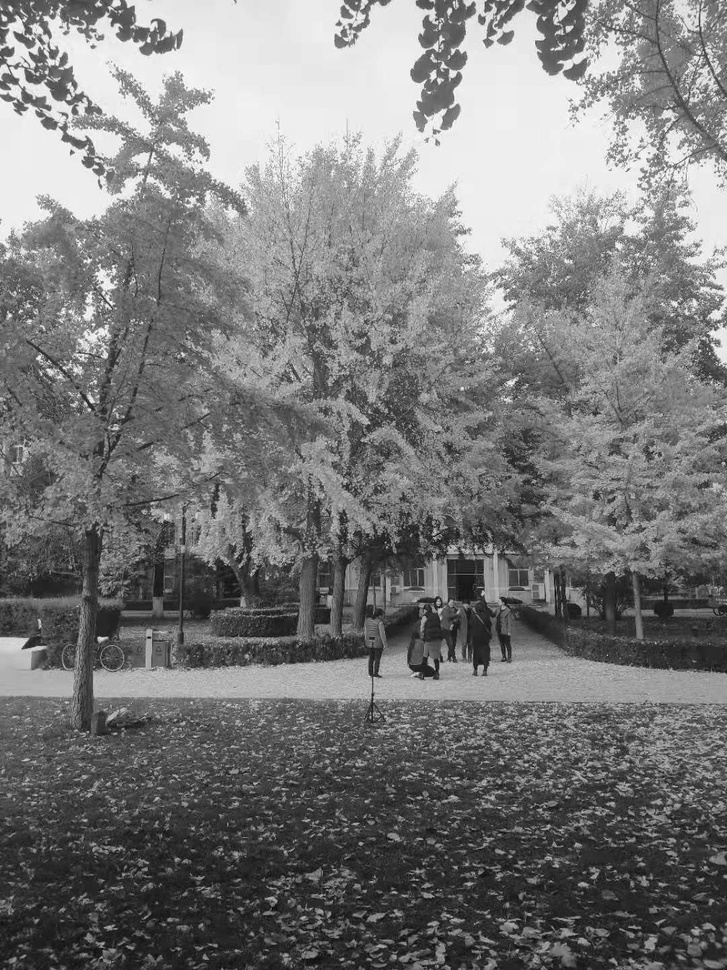
#> input picture images/WechatIMG1.jpeg, 727 x 970 px, shrunk from 1080 x 1440 before the run
$ python '09图像直方图.py'
#> lines starting #> are read from the running program, lines starting #| are printed output that depends on the picture
#> further down, src is the input picture: shape (970, 727, 3); min 6, max 255, mean 121.6
import cv2 as cv
import numpy as np
from matplotlib import pyplot as plt
import path_const

def plot_demo(image):
    plt.hist(image.ravel(), 256, [0,256])
    plt.show()
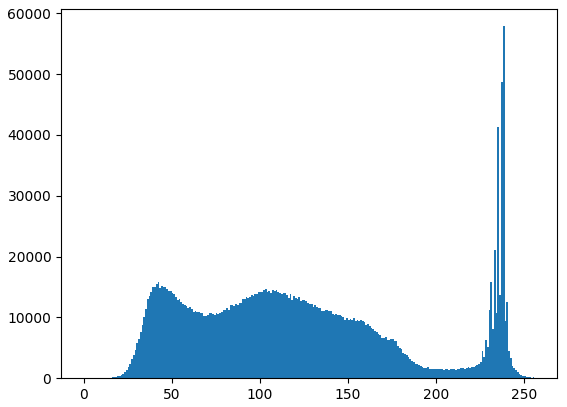
#> figure drawn by matplotlib, 1 panel; tallest bar 57873 high, from x = 238 to 239

def image_demo(image):
    color = ('blue','green','red')
    for i,color in enumerate(color):
        hist = cv.calcHist([image], [i], None, [256], [0,256])
        plt.plot(hist,color=color)
        plt.xlim([0,256])
    plt.show()
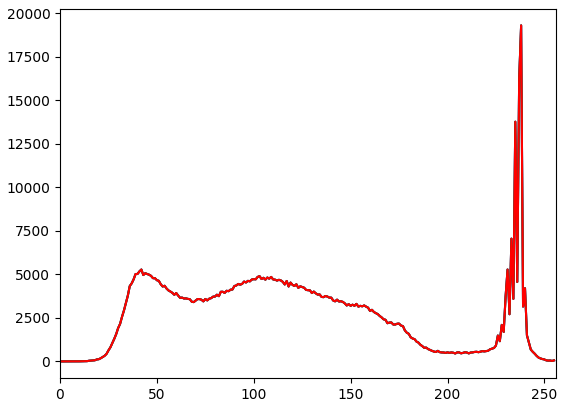
#> figure drawn by matplotlib, 1 panel; curve peaks at x = 238, y = 19291; curve peaks at x = 238, y = 19291; curve peaks at x = 238, y = 19291

src = cv.imread(path_const.IMAGE_PATHS[3])
cv.imshow("input image", src)
plot_demo(src)
image_demo(src)
cv.waitKey(0)

cv.destroyAllWindows()
